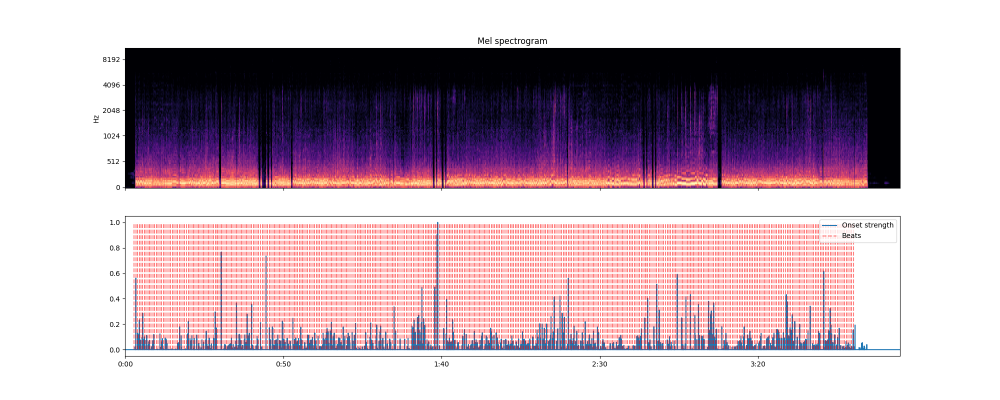
#> input picture bass.png, 2000 x 800 px (shown at 1/2 size)
$ python -i Helper_private.py   (imports and definitions only)
#> lines starting #> are read from the running program, lines starting #| are printed output that depends on the picture; after the words box and inside, x2 and y2 are one past the last pixel; in counts of white or black regions, pixels touching at a corner belong together
#> further down, picture is the input picture: shape (800, 2000, 3); mean B, G, R 185.5, 175.2, 194.3
import numpy as np
import cv2
import matplotlib
# [1 line not run here, left out]
import matplotlib.pyplot as plt
import os
import math
from skimage.segmentation import clear_border
from skimage import morphology
from skimage.metrics import structural_similarity
from tqdm import tqdm
from moviepy.editor import AudioFileClip,VideoFileClip
import scipy.signal
from scipy.io import wavfile
####################################################################################################################################
# [392 lines left out: functions area_cal, dataframe_change, coord_change, wh_cal, uncoord_change, sigmoid and 18 more, not called in this run]
####################################################################################################################################
def make_threshold_img(image):
    '''
    繪製二值化圖像
    '''
    gray = cv2.cvtColor(image, cv2.COLOR_BGR2GRAY)
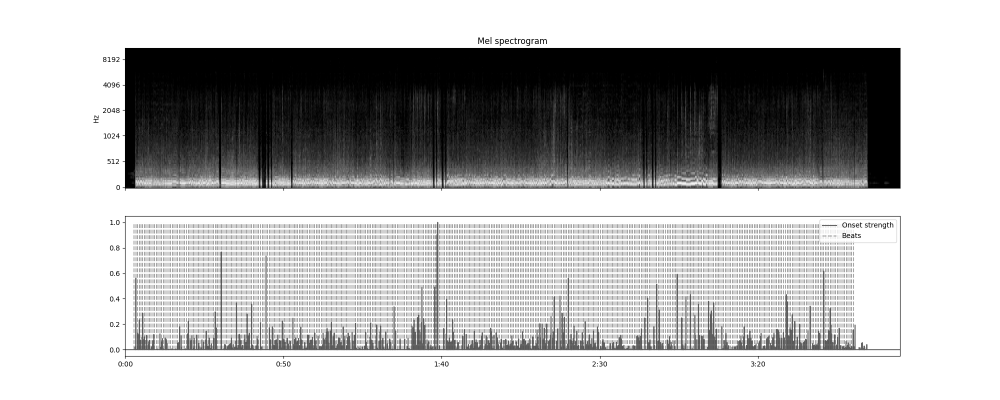
#> gray: shape (800, 2000) (shown at 1/2 size); min 0, max 255, mean 182
    gaussian = cv2.GaussianBlur(gray, (9, 9), 0)
    kernel = np.ones((9, 9), np.uint8)
    open = cv2.morphologyEx(gaussian, cv2.MORPH_OPEN, kernel, iterations=3)
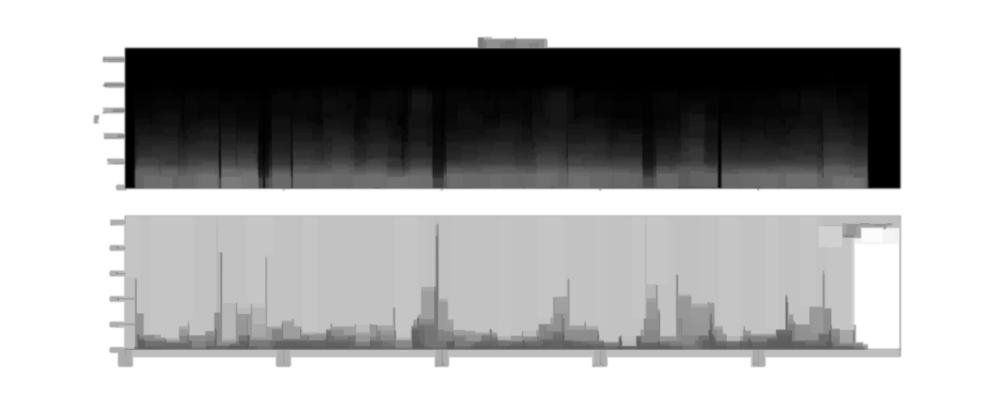
#> open: shape (800, 2000) (shown at 1/2 size); min 0, max 255, mean 172.9
    ret, open_th = cv2.threshold(open,80,255,cv2.THRESH_BINARY)
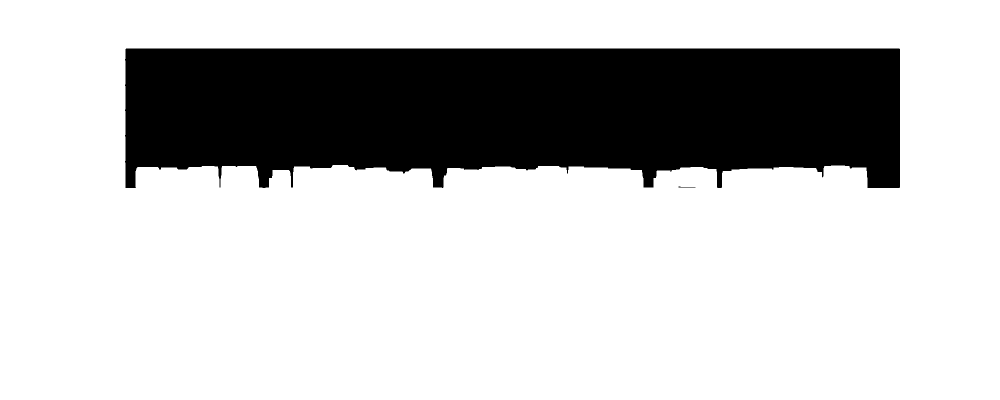
#> open_th: shape (800, 2000) (shown at 1/2 size); 76.4% white; 2 black regions, box (x1, y1, x2, y2) and area: (250, 97, 1800, 376) 377172, (1357, 373, 1391, 375) 38
    cleared = clear_border(open_th)
#> cleared: shape (800, 2000); every value is 0
    if np.max(cleared) != 255 : return cleared
    else :
        chull = morphology.convex_hull_image(cleared)
        return np.array(chull*255,dtype="uint8")
####################################################################################################################################
# [64 lines left out: functions make_threshold_img_mask, get_hist, hist_similar, get_list_barycenter, dhash, campHash, not called in this run]
####################################################################################################################################
def skss(standard_gray,compare_gray):
    return structural_similarity(standard_gray,compare_gray,data_range=compare_gray.max() - compare_gray.min())
####################################################################################################################################
# [37 lines left out: functions fft, mp32wav, draw_single_lines, get_fft, not called in this run]
####################################################################################################################################
def single_distance(input_data):
    return shorten_number( np.power(np.sum([ i*i for i in input_data ]),1/2) )
####################################################################################################################################
def min_index(lst):
    min_val = min(lst)
    return [i for i, x in enumerate(lst) if x == min_val]

# [2 lines not run here, left out]

>>> import cv2
>>> picture = cv2.imread('bass.png')
>>> result = make_threshold_img(picture)

$ run again, on h_list_1.png
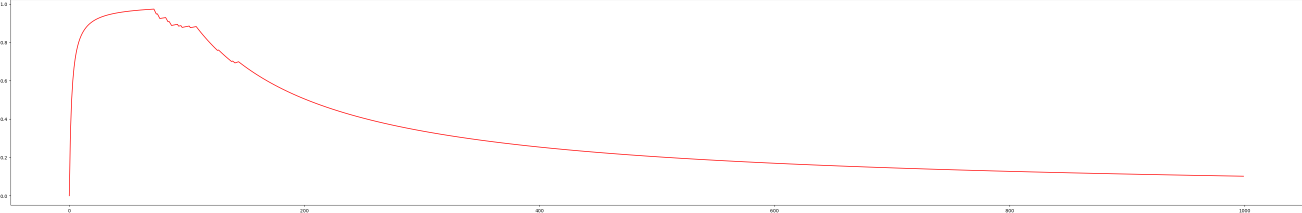
#> input picture h_list_1.png, 3906 x 639 px (shown at 1/3 size)
#> picture is the input picture: shape (639, 3906, 3); mean B, G, R 253.5, 253.5, 254.4
#> in make_threshold_img, `open = cv2.morphologyEx(gaussian, cv2.MORPH_OPEN, kernel, iterations=3)`:
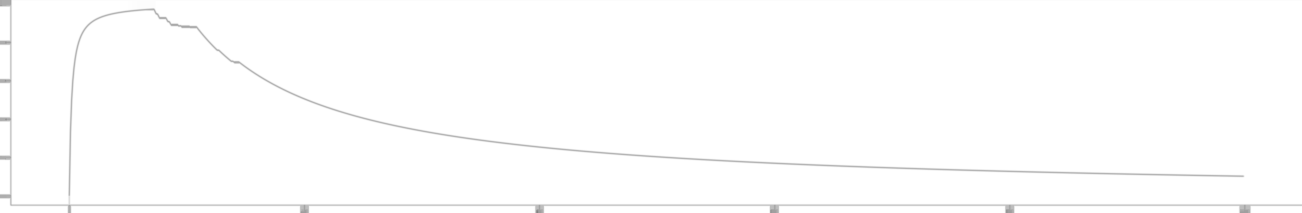
#> open: shape (639, 3906) (shown at 1/3 size); min 128, max 255, mean 253.7
#> open_th: shape (639, 3906); every value is 255
#> cleared: shape (639, 3906); every value is 0
